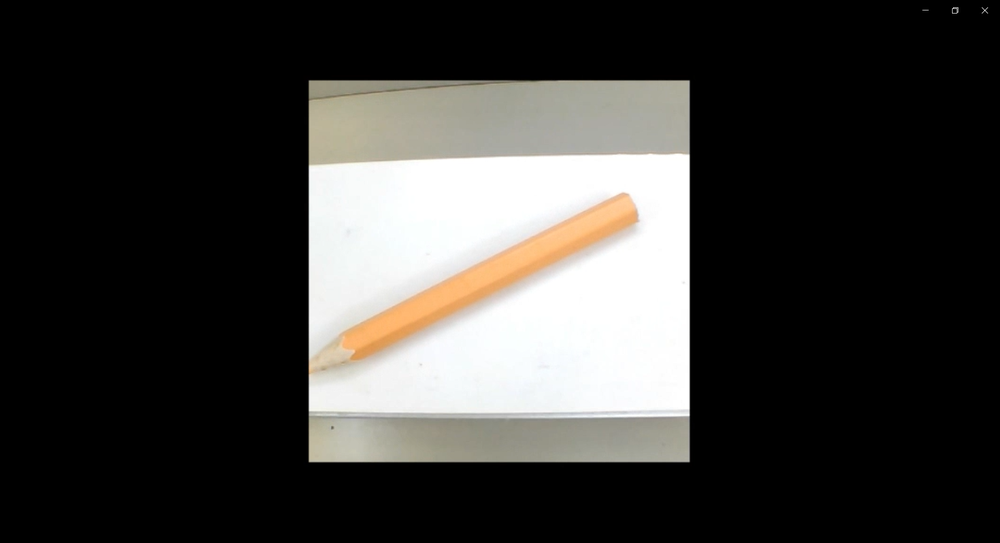
#> input picture project/egg.png, 1000 x 543 px, shrunk from 1920 x 1042 before the run
$ python egg.py
#> lines starting #> are read from the running program, lines starting #| are printed output that depends on the picture; after the words box and inside, x2 and y2 are one past the last pixel; in counts of white or black regions, pixels touching at a corner belong together
import cv2
import numpy as np

img = cv2.imread('egg.png')
#> img is the input picture: shape (543, 1000, 3); mean B, G, R 55.2, 57.8, 59.1

hsv = cv2.cvtColor(img, cv2.COLOR_BGR2HSV)
#> hsv: shape (543, 1000, 3); mean H, S, V 10.3, 6, 59.4

lower_blue = np.array([12,60,150])
upper_blue = np.array([17,185,255])

mask = cv2.inRange(hsv,lower_blue,upper_blue)
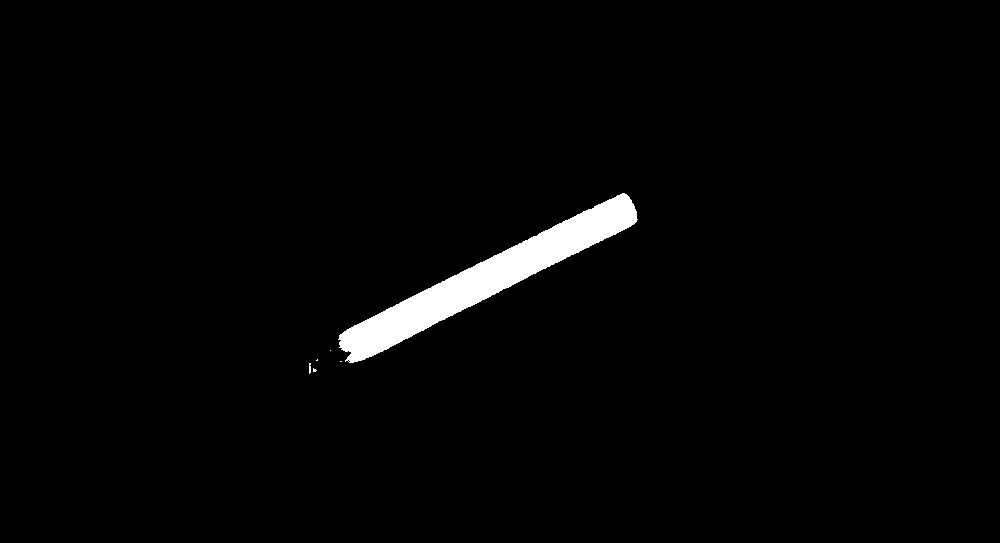
#> mask: shape (543, 1000); 2.1% white; 6 white regions (4 under 20 px), largest, box (x1, y1, x2, y2) and area: (338, 193, 638, 363) 11149, (309, 363, 311, 374) 20

res = cv2.bitwise_and(img,img,mask = mask)


cv2.imshow('res image', res)
